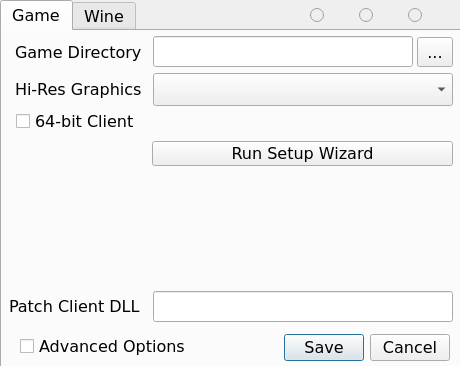
<?xml version="1.0" encoding="UTF-8"?>
<ui version="4.0">
    <class>dlgSettings</class>
    <widget class="QDialog" name="dlgSettings">
        <property name="windowModality">
            <enum>Qt::ApplicationModal</enum>
        </property>
        <property name="geometry">
            <rect>
                <x>0</x>
                <y>0</y>
                <width>460</width>
                <height>366</height>
            </rect>
        </property>
        <property name="font">
            <font>
                <family>Verdana</family>
                <pointsize>12</pointsize>
            </font>
        </property>
        <property name="windowTitle">
            <string>Game Settings</string>
        </property>
        <property name="modal">
            <bool>true</bool>
        </property>
        <widget class="QCheckBox" name="chkAdvanced">
            <property name="geometry">
                <rect>
                    <x>20</x>
                    <y>332</y>
                    <width>211</width>
                    <height>28</height>
                </rect>
            </property>
            <property name="toolTip">
                <string>&lt;html&gt;&lt;head/&gt;&lt;body&gt;&lt;p&gt;Enable advanced options&lt;/p&gt;&lt;/body&gt;&lt;/html&gt;</string>
            </property>
            <property name="text">
                <string>Advanced Options</string>
            </property>
            <property name="checked">
                <bool>false</bool>
            </property>
        </widget>
        <widget class="QTabWidget" name="tabWidget">
            <property name="geometry">
                <rect>
                    <x>0</x>
                    <y>0</y>
                    <width>471</width>
                    <height>371</height>
                </rect>
            </property>
            <property name="currentIndex">
                <number>0</number>
            </property>
            <widget class="QWidget" name="tabGame">
                <attribute name="title">
                    <string>Game</string>
                </attribute>
                <widget class="QCheckBox" name="chkx64Client">
                    <property name="geometry">
                        <rect>
                            <x>14</x>
                            <y>79</y>
                            <width>181</width>
                            <height>23</height>
                        </rect>
                    </property>
                    <property name="text">
                        <string>64-bit Client</string>
                    </property>
                </widget>
                <widget class="QLabel" name="lblPatchClient">
                    <property name="geometry">
                        <rect>
                            <x>7</x>
                            <y>264</y>
                            <width>141</width>
                            <height>23</height>
                        </rect>
                    </property>
                    <property name="text">
                        <string>Patch Client DLL</string>
                    </property>
                </widget>
                <widget class="QLineEdit" name="txtPatchClient">
                    <property name="geometry">
                        <rect>
                            <x>151</x>
                            <y>260</y>
                            <width>300</width>
                            <height>31</height>
                        </rect>
                    </property>
                </widget>
                <widget class="QComboBox" name="cboGraphics">
                    <property name="geometry">
                        <rect>
                            <x>151</x>
                            <y>42</y>
                            <width>300</width>
                            <height>33</height>
                        </rect>
                    </property>
                </widget>
                <widget class="QToolButton" name="btnGameDir">
                    <property name="geometry">
                        <rect>
                            <x>415</x>
                            <y>6</y>
                            <width>36</width>
                            <height>30</height>
                        </rect>
                    </property>
                    <property name="text">
                        <string>...</string>
                    </property>
                </widget>
                <widget class="QLabel" name="lblGraphics">
                    <property name="geometry">
                        <rect>
                            <x>13</x>
                            <y>47</y>
                            <width>131</width>
                            <height>23</height>
                        </rect>
                    </property>
                    <property name="text">
                        <string>Hi-Res Graphics</string>
                    </property>
                </widget>
                <widget class="QLabel" name="lblGameDir">
                    <property name="geometry">
                        <rect>
                            <x>13</x>
                            <y>10</y>
                            <width>131</width>
                            <height>23</height>
                        </rect>
                    </property>
                    <property name="toolTip">
                        <string>&lt;html&gt;&lt;head/&gt;&lt;body&gt;&lt;p&gt;&lt;span style=&quot; font-style:italic;&quot;&gt;Where lotrolauncher is&lt;/span&gt;&lt;/p&gt;&lt;/body&gt;&lt;/html&gt;</string>
                    </property>
                    <property name="text">
                        <string>Game Directory</string>
                    </property>
                </widget>
                <widget class="QLineEdit" name="txtGameDir">
                    <property name="geometry">
                        <rect>
                            <x>151</x>
                            <y>5</y>
                            <width>260</width>
                            <height>31</height>
                        </rect>
                    </property>
                </widget>
                <widget class="QPushButton" name="btnSetupWizard">
                    <property name="geometry">
                        <rect>
                            <x>150</x>
                            <y>110</y>
                            <width>301</width>
                            <height>25</height>
                        </rect>
                    </property>
                    <property name="text">
                        <string>Run Setup Wizard</string>
                    </property>
                </widget>
            </widget>
            <widget class="QWidget" name="tabWine">
                <attribute name="title">
                    <string>Wine</string>
                </attribute>
                <widget class="QLabel" name="lblPrefix">
                    <property name="geometry">
                        <rect>
                            <x>41</x>
                            <y>224</y>
                            <width>101</width>
                            <height>23</height>
                        </rect>
                    </property>
                    <property name="toolTip">
                        <string>&lt;html&gt;&lt;head/&gt;&lt;body&gt;&lt;p&gt;&lt;span style=&quot; font-style:italic;&quot;&gt;Where the drive_c folder is located&lt;/span&gt;&lt;/p&gt;&lt;/body&gt;&lt;/html&gt;</string>
                    </property>
                    <property name="text">
                        <string>WINEPREFIX</string>
                    </property>
                </widget>
                <widget class="QLabel" name="lblProgram">
                    <property name="geometry">
                        <rect>
                            <x>28</x>
                            <y>262</y>
                            <width>121</width>
                            <height>23</height>
                        </rect>
                    </property>
                    <property name="text">
                        <string>Wine Program</string>
                    </property>
                </widget>
                <widget class="QLineEdit" name="txtDebug">
                    <property name="geometry">
                        <rect>
                            <x>150</x>
                            <y>5</y>
                            <width>300</width>
                            <height>31</height>
                        </rect>
                    </property>
                </widget>
                <widget class="QLabel" name="lblDebug">
                    <property name="geometry">
                        <rect>
                            <x>39</x>
                            <y>12</y>
                            <width>101</width>
                            <height>23</height>
                        </rect>
                    </property>
                    <property name="text">
                        <string>WINEDEBUG</string>
                    </property>
                </widget>
                <widget class="QLineEdit" name="txtPrefix">
                    <property name="enabled">
                        <bool>true</bool>
                    </property>
                    <property name="geometry">
                        <rect>
                            <x>150</x>
                            <y>220</y>
                            <width>261</width>
                            <height>31</height>
                        </rect>
                    </property>
                </widget>
                <widget class="QLineEdit" name="txtProgram">
                    <property name="geometry">
                        <rect>
                            <x>150</x>
                            <y>258</y>
                            <width>300</width>
                            <height>31</height>
                        </rect>
                    </property>
                </widget>
                <widget class="QToolButton" name="btnPrefixDir">
                    <property name="geometry">
                        <rect>
                            <x>414</x>
                            <y>221</y>
                            <width>36</width>
                            <height>30</height>
                        </rect>
                    </property>
                    <property name="text">
                        <string>...</string>
                    </property>
                </widget>
            </widget>
        </widget>
        <widget class="QDialogButtonBox" name="btnBoxOptions">
            <property name="geometry">
                <rect>
                    <x>0</x>
                    <y>332</y>
                    <width>450</width>
                    <height>32</height>
                </rect>
            </property>
            <property name="orientation">
                <enum>Qt::Horizontal</enum>
            </property>
            <property name="standardButtons">
                <set>QDialogButtonBox::Cancel|QDialogButtonBox::Save</set>
            </property>
        </widget>
        <widget class="QWidget" name="horizontalLayoutWidget">
            <property name="geometry">
                <rect>
                    <x>310</x>
                    <y>5</y>
                    <width>141</width>
                    <height>21</height>
                </rect>
            </property>
            <layout class="QHBoxLayout" name="horizontalLayout">
                <item>
                    <widget class="QRadioButton" name="btnEN">
                        <property name="enabled">
                            <bool>false</bool>
                        </property>
                        <property name="toolTip">
                            <string>&lt;html&gt;&lt;head/&gt;&lt;body&gt;&lt;p&gt;Language unavailable. It must be selected in the official launcher, so that the client_local_English.dat file can be downloaded.&lt;/p&gt;&lt;/body&gt;&lt;/html&gt;</string>
                        </property>
                        <property name="text">
                            <string/>
                        </property>
                    </widget>
                </item>
                <item>
                    <widget class="QRadioButton" name="btnDE">
                        <property name="enabled">
                            <bool>false</bool>
                        </property>
                        <property name="toolTip">
                            <string>&lt;html&gt;&lt;head/&gt;&lt;body&gt;&lt;p&gt;Language unavailable. It must be selected in the official launcher, so that the client_local_DE.dat file can be downloaded.&lt;/p&gt;&lt;/body&gt;&lt;/html&gt;</string>
                        </property>
                        <property name="text">
                            <string/>
                        </property>
                    </widget>
                </item>
                <item>
                    <widget class="QRadioButton" name="btnFR">
                        <property name="enabled">
                            <bool>false</bool>
                        </property>
                        <property name="toolTip">
                            <string>&lt;html&gt;&lt;head/&gt;&lt;body&gt;&lt;p&gt;Language unavailable. It must be selected in the official launcher, so that the client_local_FR.dat file can be downloaded.&lt;/p&gt;&lt;/body&gt;&lt;/html&gt;</string>
                        </property>
                        <property name="text">
                            <string/>
                        </property>
                    </widget>
                </item>
            </layout>
        </widget>
        <zorder>tabWidget</zorder>
        <zorder>btnBoxOptions</zorder>
        <zorder>chkAdvanced</zorder>
        <zorder>horizontalLayoutWidget</zorder>
    </widget>
    <resources/>
    <connections>
        <connection>
            <sender>btnBoxOptions</sender>
            <signal>accepted()</signal>
            <receiver>dlgSettings</receiver>
            <slot>accept()</slot>
            <hints>
                <hint type="sourcelabel">
                    <x>248</x>
                    <y>254</y>
                </hint>
                <hint type="destinationlabel">
                    <x>157</x>
                    <y>274</y>
                </hint>
            </hints>
        </connection>
        <connection>
            <sender>btnBoxOptions</sender>
            <signal>rejected()</signal>
            <receiver>dlgSettings</receiver>
            <slot>reject()</slot>
            <hints>
                <hint type="sourcelabel">
                    <x>316</x>
                    <y>260</y>
                </hint>
                <hint type="destinationlabel">
                    <x>286</x>
                    <y>274</y>
                </hint>
            </hints>
        </connection>
    </connections>
</ui>
